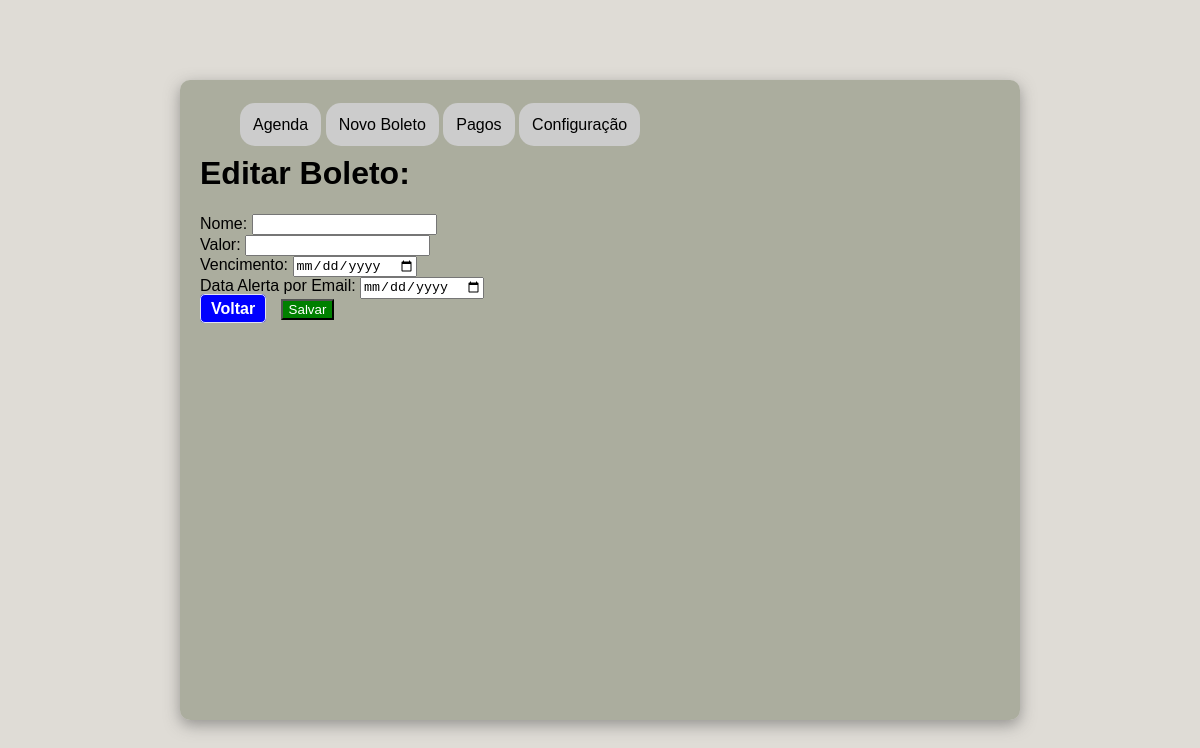
The app's page /editar/2, older data.
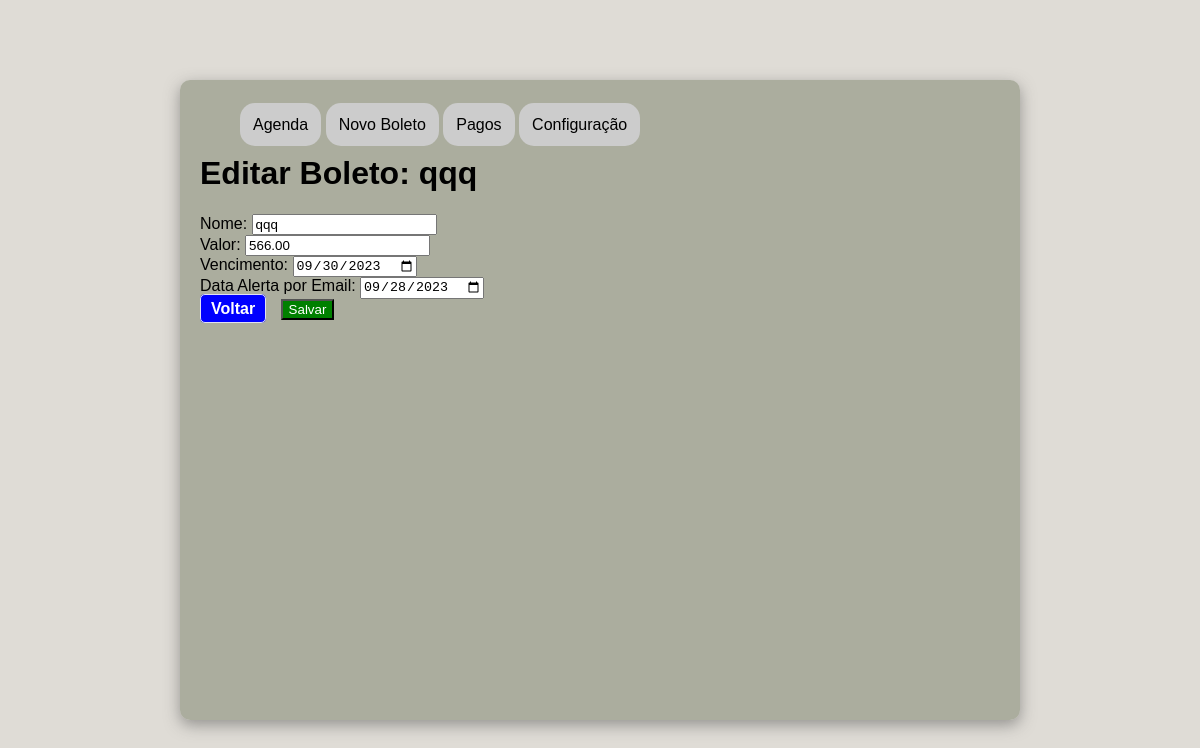
The same page, newer data.
### data.py (models this page shows)
class Boletos(Base):
    __tablename__ = 'boletos'
    id = Column(Integer, primary_key=True, autoincrement=True)
    nome = Column(String(255), nullable=False)
    valor = Column(DECIMAL(10, 2), nullable=False)
    vencimento = Column(Date, nullable=False)
    alerta_email = Column(Date, nullable=False)
    notificacao_3 = Column(Boolean, default=False)
    notificacao_venc = Column(Boolean, default=False)
    sit_pagamento = Column(Boolean, default=False)

### app.py (the view, shortened to what this page needs)
@app.route('/editar/<int:id>', methods=['GET', 'POST'])
def editar_boleto(id):
    conn = get_db_connection()
    boleto = conn.query(Boletos).filter(Boletos.id == id).first()
    conn.close()
    return render_template('editar.html', boleto=boleto)

### data.py (called while the page is built)
def get_db_connection():
    Session = sessionmaker(bind=engine)
    session = Session()
    return session

### templates/editar.html
{% extends "base/_head.html" %}
{% block content %}
    <div class="content">
        <h1>Editar Boleto: {{ boleto.nome }}</h1>
        <form action="/editar/{{ boleto.id }}" method="post">
            <div class="form__item">
                <label for="">Nome:</label>
                <input type="text" name="nome" value="{{ boleto.nome }}">
            </div>
            <div class="form__item">
                <label for="">Valor:</label>
                <input type="real" name="valor" value="{{ boleto.valor }}">
            </div>
            <div class="form__item">
                <label for="">Vencimento:</label>
                <input type="date" name="vencimento" value="{{ boleto.vencimento }}">
            </div>
            <div class="form__item">
                <label for="">Data Alerta por Email:</label>
                <input type="date" name="alerta_email" value="{{ boleto.alerta_email }}">
            </div>
            <div class="form__item">
                <a href="{{ url_for('index') }}" class="tabela__link b">Voltar</a>
                <input class="tabela__link g" type="submit" value="Salvar">
            </div>
        </form>
    </div>
</body>
</html>
{% endblock %}

Row changes from the older to the newer data that the page shows:
added Boletos: nome "qqq", valor "566.00", vencimento "09/30/2023", alerta_email "09/28/2023"
